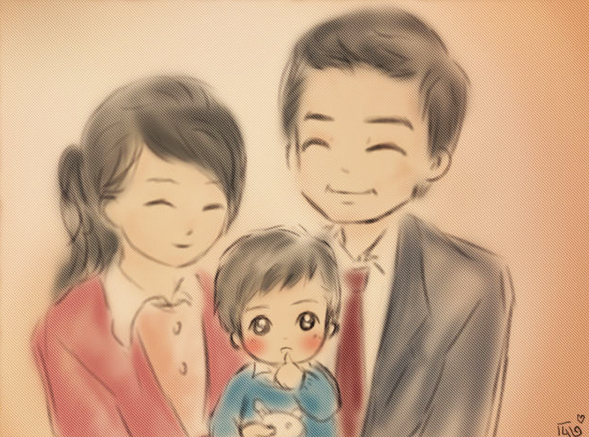
#> input picture test.jpg, 589 x 437 px, found by its file name
$ python 1.2.py
#> lines starting #> are read from the running program, lines starting #| are printed output that depends on the picture
from scipy import ndimage
import matplotlib.pyplot as plt
from PIL import Image
from numpy import *
from scipy.ndimage import filters
from pylab import *

im=array(Image.open('test.jpg').convert('L'))
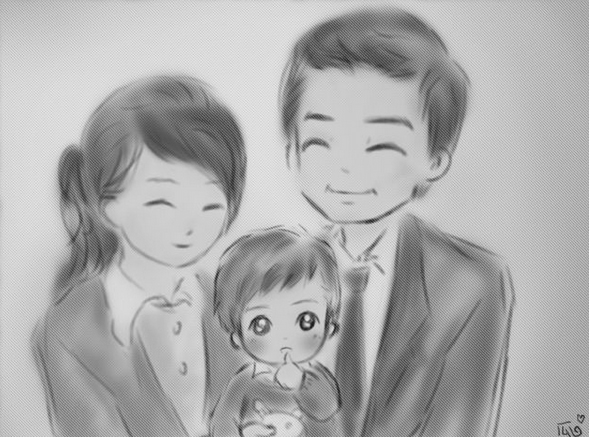
#> im: shape (437, 589); min 24, max 237, mean 172.5
im1=ndimage.gaussian_filter(im,3)
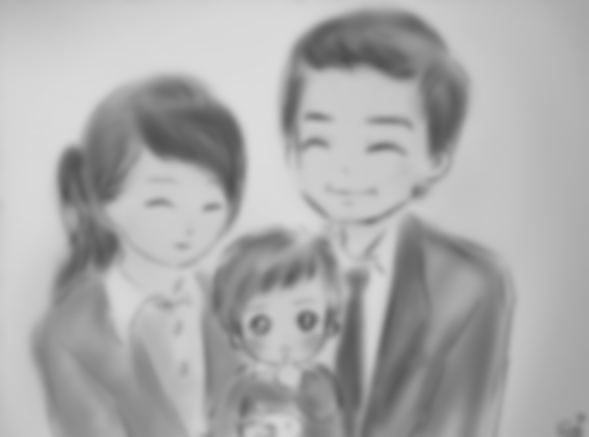
#> im1: shape (437, 589); min 78, max 221, mean 171.5

plt.figure(figsize=(9,6))

plt.subplot(221)
plt.imshow(im1,cmap=plt.cm.gray)
plt.axis('off')

plt.subplot(222)
plt.imshow(im-im1,cmap=plt.cm.gray)
plt.axis('off')

im2=array(Image.open('test.jpg'))
#> im2 is the input picture: shape (437, 589, 3); mean R, G, B 201.3, 165.4, 134.2
im3=ndimage.gaussian_filter(im,3)

plt.subplot(223)
plt.imshow(im3)
plt.axis('off')


plt.subplot(224)
plt.imshow(im-im3)
plt.axis('off')

show()
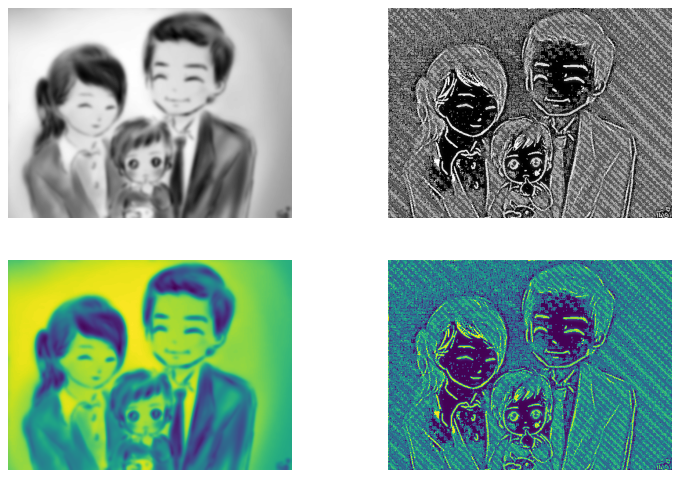
#> figure drawn by matplotlib, 4 panels
